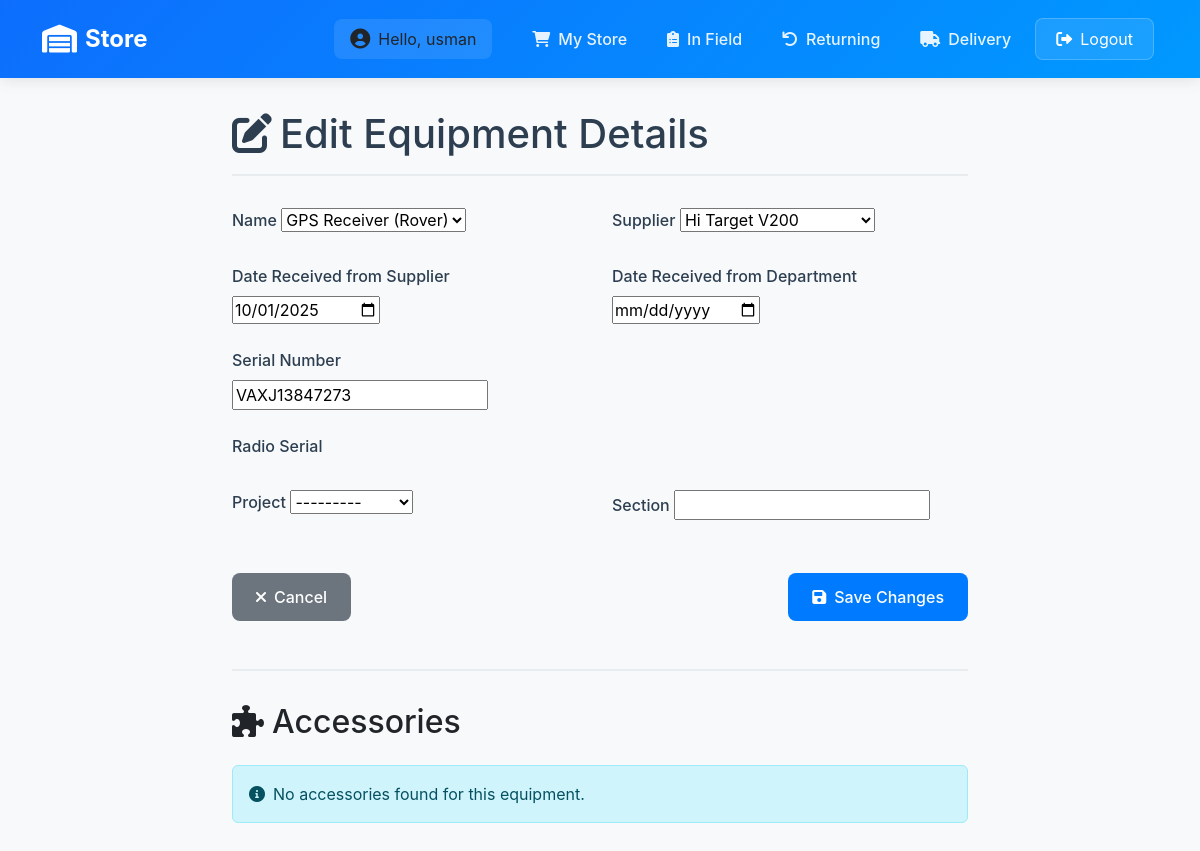
Page /inventory/equipment/4/edit/ (signed in) on the earlier database version.
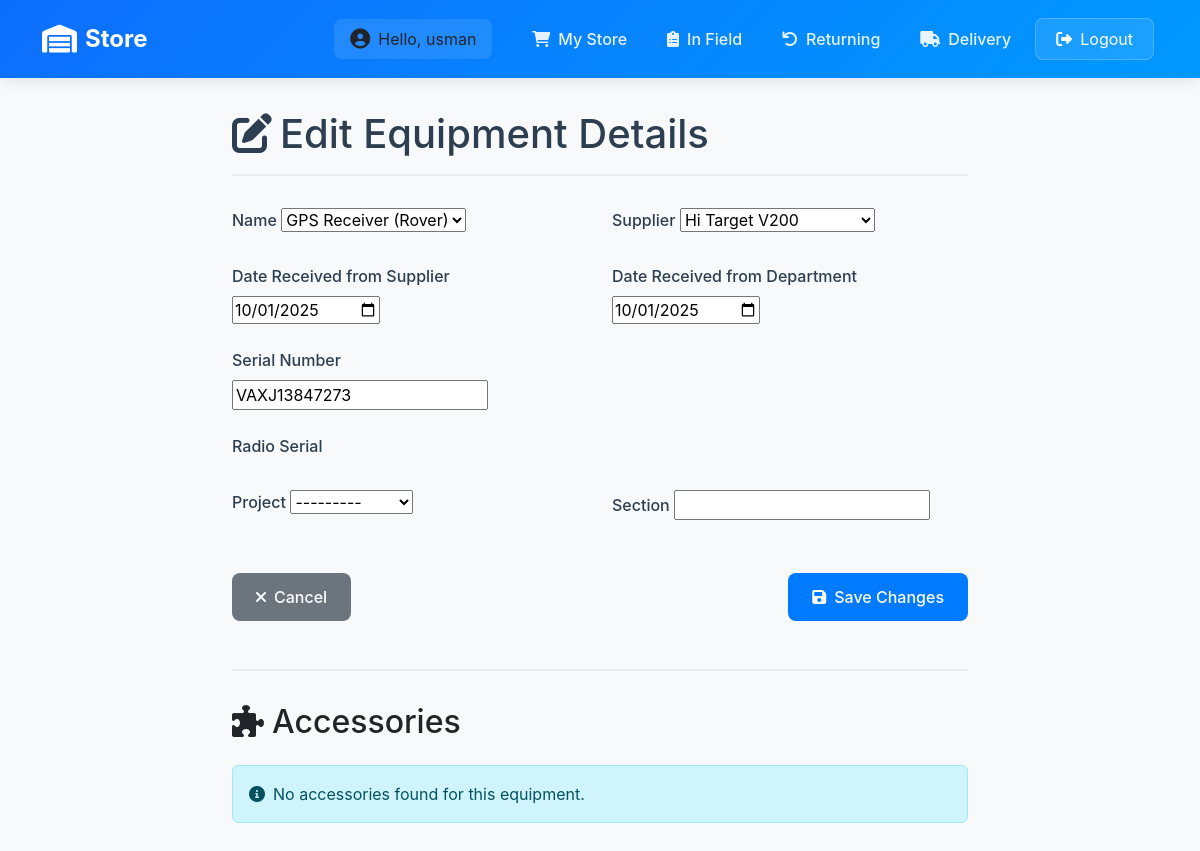
Same page on the later database version.
### inventory/models.py (models this page shows, shortened)
class EquipmentsInSurvey(models.Model):
    EQUIPMENT_CHOICES = [
        ('GPS Receiver (Base)', 'GPS Receiver (Base)'),
        ('GPS Receiver (Rover)', 'GPS Receiver (Rover)'),
        ('Data logger', 'Data logger'),
        ('External Radio', "External Radio"),
        ('Total Station', "Total Station"),
        ('Levelling Instrument', 'Levelling Instrument'),
        ('Eco Sounder', 'Eco Sounder'),
    ]
    supplier_name = [
        ('Hi Target V200', 'Hi Target V200'),
        ('Hi Target', 'Hi Target'),
        ('Topcon', 'Topcon'),
        ('Topcon OS-200 Series', 'Topcon OS-200 Series'),
        ('Topcon OS 103', 'Topcon OS 103'),
        ('Topcon Hiper VR', 'Topcon Hiper VR'),
        ('Leica', 'Leica'),
        ('Leica NA730 plus', 'Leica NA730 plus'),
        ('Sokkia', 'Sokkia')
    ]
    owner_choice = [
        ('Hi-Tech', "Hi-Tech"),
        ("Sub-Contractor", "Sub-Contractor")
    ]
    name = models.CharField(max_length=100, help_text="Equipment Name", choices=EQUIPMENT_CHOICES)
    date_of_receiving_from_supplier = models.DateField(blank=True, null=True)
    supplier = models.CharField(max_length=50, choices=supplier_name)
    owner = models.CharField(max_length=20, choices=owner_choice)
    serial_number = models.CharField(max_length=100, help_text="Equipment Serial Number")
    condition = models.CharField(max_length=20, choices=[("Good", "Good"), ("New", "New"), ("Second Hand", "Second Hand"), ("Needs Repair", "Needs Repair")], default="Good")
    CONDITION_AFTER_USE_CHOICES = [
        ("Good", "Good"),
        ("Need Repair", "Need Repair")
    ]
    chief_surveyor = models.ForeignKey(User, on_delete=models.CASCADE, null=True, blank=True)
    surveyor_responsible = models.CharField(max_length=100, null=True, blank=True, help_text="Name of the surveyor responsible for the equipment")
    quantity = models.PositiveBigIntegerField(default=1, help_text="Number of Quantity")
    project = models.CharField(max_length=20, choices=[('Coastal Road', 'Coastal Road'), ('Sokoto', 'Sokoto')], blank=True, null=True, help_text="Project Name")
    section = models.CharField(max_length=100, null=True, blank=True)
    date_receiving_from_department = models.DateField(blank=True, null=True, help_text="Date when the equipment was received from the department")
    status = models.CharField(choices=[('In Store', 'In Store'), ('In Field', 'In Field'), ('With Chief Surveyor', 'With Chief Surveyor'), ('Returning', 'Returning'), ('Delivering', 'Delivering')], max_length=100, default='In Store', blank=True, null=True, help_text="Current status of the equipment")
    delivery_status = models.CharField(max_length=10, choices=[('Delivered', 'Delivered'), ('Delivering', 'Delivering'), ('Cancelled', 'Cancelled')], null=True, blank=True)
    return_comment = models.TextField(null=True, blank=True, help_text="Comment when equipment is returned")
    return_date = models.DateTimeField(null=True, blank=True, help_text="Date when equipment was returned")

### inventory/views.py (the view)
# urls.py: path('equipment/<int:id>/edit/', views.edit_equipment, name='edit_equipment'),
@login_required
def edit_equipment(request, id):
    equipment = get_object_or_404(EquipmentsInSurvey, id=id)
    if request.method == 'POST':
        form = EquipmentEditForm(request.POST, request.FILES, instance=equipment)
        if form.is_valid():
            form.save()
            messages.success(request, 'Equipment details updated successfully!')
            return redirect('equipment_detail', id=equipment.id)
    else:
        form = EquipmentEditForm(instance=equipment)
    return render(request, 'equipments/edit_equipment.html', {
        'form': form,
        'equipment': equipment
    })

### inventory/forms.py
class EquipmentEditForm(forms.ModelForm):
    class Meta:
        model = EquipmentsInSurvey
        fields = [
            'name', 'date_of_receiving_from_supplier', 'supplier',
            'serial_number', 'project', 'section', 'date_receiving_from_department'
        ]
        widgets = {
            'date_of_receiving_from_supplier': forms.DateInput(attrs={'type': 'date'}),
            'date_receiving_from_department': forms.DateInput(attrs={'type': 'date'}),
        }

### inventory/context_processors.py (called while the page is built)
def is_admin(request):
    return {'is_admin': request.user.is_authenticated and request.user.is_superuser}

### inventory/templates/equipments/edit_equipment.html (shortened to what the changed rows need)
{% extends 'base_dashboard.html' %}
{% load static %}
{% block content %}
<div class="container">
    <div class="form-container">
        <h1 class="page-title">
            <i class="fas fa-edit me-2"></i>Edit Equipment Details
        </h1>
        <form method="post">
            <div class="row">
                <div class="col-md-6">
                    <div class="form-group">
                        <label class="form-label">Name</label>
                        {{ form.name }}
                    </div>
                </div>
                <div class="col-md-6">
                    <div class="form-group">
                        <label class="form-label">Supplier</label>
                        {{ form.supplier }}
                    </div>
                </div>
            </div>
            <div class="row">
                <div class="col-md-6">
                    <div class="form-group">
                        <label class="form-label">Date Received from Supplier</label>
                        {{ form.date_of_receiving_from_supplier }}
                    </div>
                </div>
                <div class="col-md-6">
                    <div class="form-group">
                        <label class="form-label">Date Received from Department</label>
                        {{ form.date_receiving_from_department }}
                    </div>
                </div>
            </div>
            <div class="row">
                <div class="col-md-6">
                    <div class="form-group">
                        <label class="form-label">Serial Number</label>
                        {{ form.serial_number }}
                    </div>
                </div>
            </div>
            <div class="row">
                <div class="col-md-6">
                    <div class="form-group">
                        <label class="form-label">Project</label>
                        {{ form.project }}
                    </div>
                </div>
                <div class="col-md-6">
                    <div class="form-group">
                        <label class="form-label">Section</label>
                        {{ form.section }}
                    </div>
                </div>
            </div>
        </form>
        <div class="accessories-section">
            <div class="d-flex justify-content-between align-items-center mb-4">
                <h2 class="section-title mb-0">
                    <i class="fas fa-puzzle-piece me-2"></i>Accessories
                </h2>
            </div>
        </div>
    </div>
</div>
{% endblock %}

Differences in the rows shown:
changed EquipmentsInSurvey "GPS Receiver (Rover)": date_receiving_from_department (not shown) → "10/01/2025"
